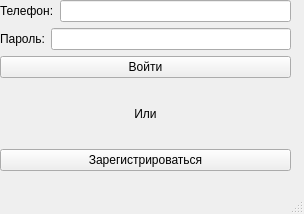
<?xml version="1.0" encoding="UTF-8"?>
<ui version="4.0">
 <class>MainWindow</class>
 <widget class="QMainWindow" name="MainWindow">
  <property name="geometry">
   <rect>
    <x>0</x>
    <y>0</y>
    <width>304</width>
    <height>214</height>
   </rect>
  </property>
  <property name="windowTitle">
   <string>MainWindow</string>
  </property>
  <widget class="QWidget" name="centralwidget">
   <widget class="QWidget" name="verticalLayoutWidget">
    <property name="geometry">
     <rect>
      <x>0</x>
      <y>0</y>
      <width>291</width>
      <height>171</height>
     </rect>
    </property>
    <layout class="QVBoxLayout" name="verticalLayout">
     <item>
      <layout class="QHBoxLayout" name="horizontalLayout_4">
       <item>
        <widget class="QLabel" name="label">
         <property name="text">
          <string>Телефон:</string>
         </property>
        </widget>
       </item>
       <item>
        <widget class="QLineEdit" name="lineEdit"/>
       </item>
      </layout>
     </item>
     <item>
      <layout class="QHBoxLayout" name="horizontalLayout_3">
       <item>
        <widget class="QLabel" name="label_2">
         <property name="text">
          <string>Пароль:</string>
         </property>
        </widget>
       </item>
       <item>
        <widget class="QLineEdit" name="lineEdit_2"/>
       </item>
      </layout>
     </item>
     <item>
      <widget class="QPushButton" name="pushButton">
       <property name="text">
        <string>Войти</string>
       </property>
      </widget>
     </item>
     <item>
      <widget class="QLabel" name="label_3">
       <property name="text">
        <string>Или</string>
       </property>
       <property name="alignment">
        <set>Qt::AlignCenter</set>
       </property>
      </widget>
     </item>
     <item>
      <widget class="QPushButton" name="pushButton_2">
       <property name="text">
        <string>Зарегистрироваться</string>
       </property>
      </widget>
     </item>
    </layout>
   </widget>
  </widget>
  <widget class="QMenuBar" name="menubar">
   <property name="geometry">
    <rect>
     <x>0</x>
     <y>0</y>
     <width>304</width>
     <height>22</height>
    </rect>
   </property>
  </widget>
  <widget class="QStatusBar" name="statusbar"/>
 </widget>
 <resources/>
 <connections/>
</ui>
